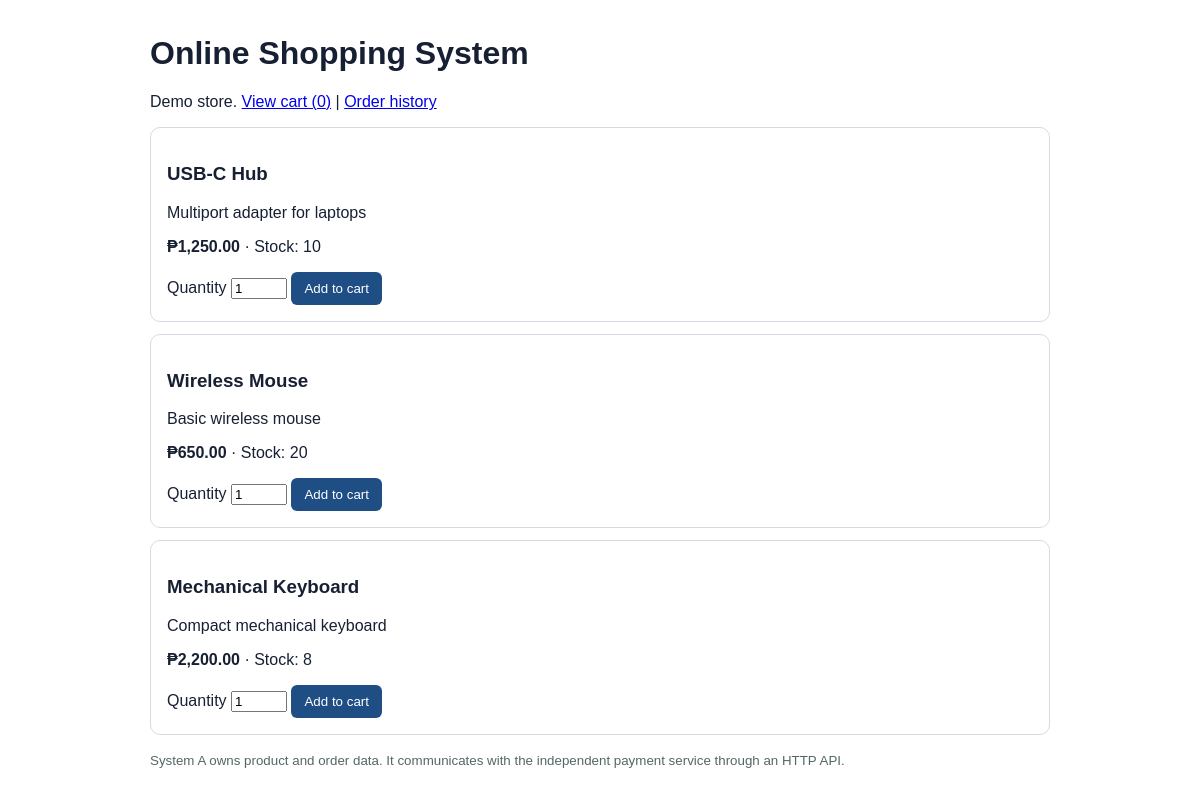
/shopping-cart/index.php, run on the app's committed database.
### tables this page shows
CREATE TABLE IF NOT EXISTS products (
    id INT AUTO_INCREMENT PRIMARY KEY,
    name VARCHAR(120) NOT NULL,
    description VARCHAR(255) NOT NULL,
    price DECIMAL(10,2) NOT NULL,
    stock INT NOT NULL DEFAULT 10
);

### shopping-cart/index.php (the view, shortened to what this page needs)
<?php
$pdo = cart_db();
$products = $pdo->query('SELECT * FROM products ORDER BY id')->fetchAll();
$cartCount = array_sum($_SESSION['cart'] ?? []);
?>
<!doctype html><html lang="en"><head><meta charset="utf-8"><title>Shopping Cart</title>
</head><body>
<h1>Online Shopping System</h1><p>Demo store. <a href="cart.php">View cart (<?= (int)$cartCount ?>)</a> | <a href="orders.php">Order history</a></p>
<?php foreach ($products as $p): ?><div class="card"><h3><?= htmlspecialchars($p['name']) ?></h3><p><?= htmlspecialchars($p['description']) ?></p><p><strong>₱<?= number_format((float)$p['price'],2) ?></strong> · Stock: <?= (int)$p['stock'] ?></p>
<form method="post"><input type="hidden" name="product_id" value="<?= (int)$p['id'] ?>"><label>Quantity <input type="number" name="quantity" min="1" max="10" value="1"></label> <button>Add to cart</button></form></div><?php endforeach; ?>
<p><small>System A owns product and order data. It communicates with the independent payment service through an HTTP API.</small></p></body></html>

### shopping-cart/index.php (style rules this page uses)
body { font:16px Arial;max-width:900px;margin:35px auto;padding:0 18px;color:#172033 }
.card { border:1px solid #d6dbe3;border-radius:10px;padding:16px;margin:12px 0 }
button,a.button { background:#1f4e85;color:white;border:0;padding:9px 13px;border-radius:6px;text-decoration:none;cursor:pointer }
small { color:#566 }

### data on the page
products: name "USB-C Hub", description "Multiport adapter for laptops", price "1,250.00", stock "10"
products: name "Wireless Mouse", description "Basic wireless mouse", price "650.00", stock "20"
products: name "Mechanical Keyboard", description "Compact mechanical keyboard", price "2,200.00", stock "8"

### other printed values
$cartCount "0"
